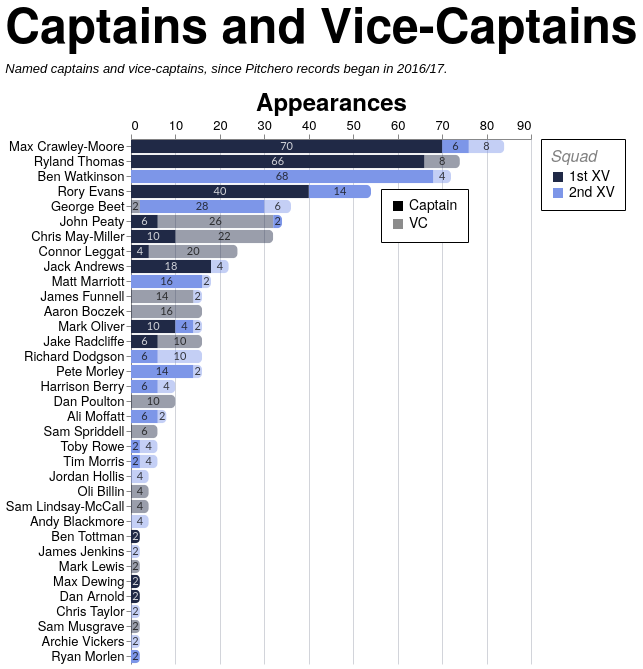

Here is the Vega-Lite specification saved for this chart:
### Vega-Lite specification from a JSON file in a GitHub repository (floating-point values rounded to 4 significant figures; data arrays with more than 128 entries replaced by an {"elided": "..."} marker saying what was removed)
{"config": {"axis": {"labelFont": "PT Sans Narrow, Helvetica Neue, Helvetica, Arial, sans-serif", "titleFont": "PT Sans Narrow, Helvetica Neue, Helvetica, Arial, sans-serif", "labelFontSize": 13, "titleFontSize": 24, "gridColor": "#202947", "gridOpacity": 0.2, "zindex": 1}, "text": {"font": "Lato, sans-serif"}, "bar": {"cornerRadiusEnd": 5}, "header": {"labelFont": "PT Sans Narrow, Helvetica Neue, Helvetica, Arial, sans-serif", "titleFont": "PT Sans Narrow, Helvetica Neue, Helvetica, Arial, sans-serif", "labelFontSize": 24, "titleFontSize": 28, "labelFontWeight": "bold", "orient": "left"}, "legend": {"labelFont": "PT Sans Narrow, Helvetica Neue, Helvetica, Arial, sans-serif", "titleFont": "PT Sans Narrow, Helvetica Neue, Helvetica, Arial, sans-serif", "labelFontSize": 14, "titleFontSize": 16, "titlePadding": 5, "fillColor": "white", "strokeColor": "black", "padding": 10, "titleFontWeight": "lighter", "titleFontStyle": "italic", "titleColor": "gray", "offset": 10}, "title": {"font": "PT Sans Narrow, Helvetica Neue, Helvetica, Arial, sans-serif", "fontSize": 48, "fontWeight": "bold", "anchor": "start", "align": "center", "titlePadding": 20, "subtitlePadding": 10, "subtitleFontSize": 13, "subtitleColor": "", "subtitleFontStyle": "italic", "offset": 15, "color": "black"}, "axisX": {"labelAngle": 0}, "facet": {"title": null, "header": null, "align": {"row": "each", "column": "each"}, "spacing": 10}, "resolve": {"scale": {"y": "independent", "facet": "independent"}}, "background": "transparent", "scale": {"offsetBandPaddingOuter": 0.2, "offsetBandPaddingInner": 0.1}, "view": {"stroke": null, "background": "transparent"}}, "layer": [{"mark": {"type": "bar"}, "encoding": {"color": {"field": "squad", "legend": {"labelExpr": "datum.value + ' XV'", "orient": "right", "title": "Squad"}, "scale": {"domain": ["1st", "2nd"], "range": ["#202946", "#7d96e8"]}, "sort": ["1st", "2nd"], "type": "nominal"}, "opacity": {"field": "role", "legend": {"legendX": 250, "legendY": 50, "orient": "none", "title": null}, "scale": {"domain": ["Captain", "VC"], "range": [1.0, 0.45]}, "sort": ["Captain", "VC"], "type": "nominal"}, "order": {"field": "stack_order", "sort": "ascending", "type": "quantitative"}, "tooltip": [{"field": "player", "title": "Player", "type": "nominal"}, {"field": "squad", "title": "Squad", "type": "nominal"}, {"field": "role", "title": "Role", "type": "nominal"}, {"field": "games_agg", "title": "Games", "type": "quantitative"}], "x": {"axis": {"orient": "top", "title": "Appearances"}, "field": "games_agg", "stack": "zero", "type": "quantitative"}, "y": {"field": "player", "sort": {"field": "player_total", "op": "max", "order": "descending"}, "title": null, "type": "nominal"}}, "transform": [{"aggregate": [{"op": "sum", "field": "games", "as": "games_agg"}, {"op": "max", "field": "player_total", "as": "player_total"}], "groupby": ["player", "squad", "role", "stack_order"]}]}, {"mark": {"type": "text", "align": "center", "baseline": "middle", "fontSize": 11, "opacity": 0.8}, "encoding": {"color": {"field": "label_color", "legend": null, "scale": null, "type": "nominal"}, "text": {"field": "games_agg", "format": ".0f", "type": "quantitative"}, "x": {"field": "x_mid", "type": "quantitative"}, "y": {"field": "player", "sort": {"field": "player_total", "op": "max", "order": "descending"}, "title": null, "type": "nominal"}}, "transform": [{"aggregate": [{"op": "sum", "field": "games", "as": "games_agg"}, {"op": "max", "field": "player_total", "as": "player_total"}], "groupby": ["player", "squad", "role", "stack_order"]}, {"groupby": ["player"], "stack": "games_agg", "sort": [{"field": "stack_order", "order": "ascending"}], "as": ["x0", "x1"]}, {"calculate": "(datum.x0 + datum.x1) / 2", "as": "x_mid"}, {"calculate": "datum.squad === '1st' && datum.role === 'Captain' ? '#ffffff' : '#111111'", "as": "label_color"}]}], "data": {"name": "data-0ef40fb65bbf2e2e89687555d0c60f77"}, "height": {"step": 15}, "title": {"text": "Captains and Vice-Captains", "subtitle": "Named captains and vice-captains, since Pitchero records began in 2016/17."}, "transform": [{"joinaggregate": [{"op": "sum", "field": "games", "as": "player_total"}], "groupby": ["player"]}], "width": 400, "$schema": "https://vega.github.io/schema/vega-lite/v5.20.1.json", "datasets": {"data-0ef40fb65bbf2e2e89687555d0c60f77": {"elided": "197 records"}}}
